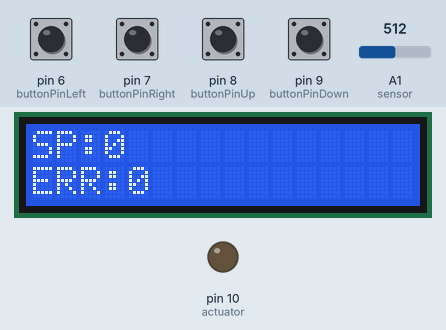
Recording of a sketch running on a simulated Arduino Uno, built with avr-gcc and run on an emulated ATmega328P. On the bench: 16×2 character LCD, output pins drawn as LEDs (lit = HIGH). The test bench sets the inputs (shaded band); at power-on: pin 6 (buttonPinLeft), pin 7 (buttonPinRight), pin 8 (buttonPinUp), pin 9 (buttonPinDown) HIGH, A1 (sensor) = 512. What the sketch prints to the serial monitor is not drawn.

Above: at 1.2 s.
1.3 s: A1 (sensor) set to 0
4.3 s: pin 9 (buttonPinDown) pulled LOW for 0.15 s
At 5.1 s:
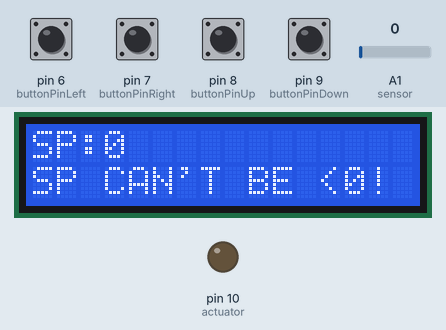
6.8 s: pin 7 (buttonPinRight) pulled LOW for 0.15 s
At 7.8 s:
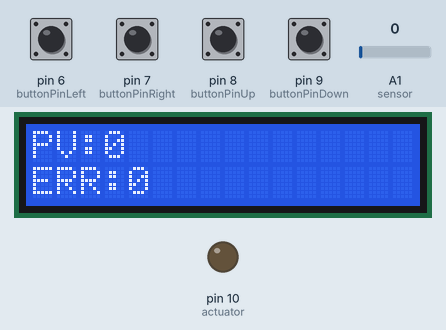
9.9 s: pin 7 (buttonPinRight) pulled LOW for 1 s
At 10.3 s:
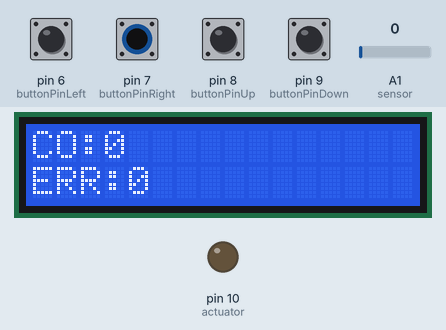
12.4 s: pin 7 (buttonPinRight) pulled LOW for 0.15 s
At 13.6 s:
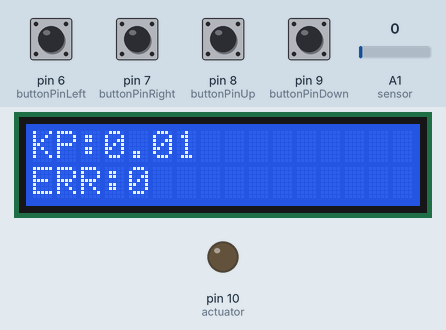
14.0 s: pin 9 (buttonPinDown) pulled LOW for 1 s
At 14.5 s:
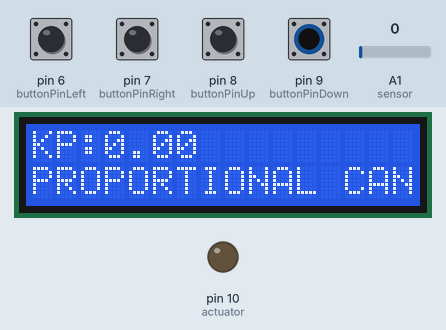
Timing chart, 0 to 17.0 s (numbered marks = the images above; inputs shaded):
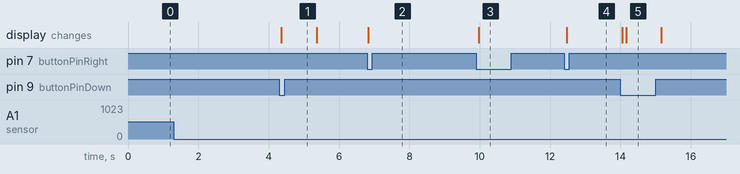

Measured:
- after the input at 1.3 s, every drawn part: stays the same
- after the input at 4.3 s, the display: changes after 0.06 s (image 1)
- after the input at 6.8 s, the display: changes at once (image 2)
- after the input at 9.9 s, the display: changes after 0.07 s (image 3)
- after the input at 12.4 s, the display: changes after 0.08 s (image 4)
- after the input at 14.0 s, the display: first changes after 0.06 s (image 5 shows a later state)

The sketch:

PI_control_V3__tuned__FINAL_LIA.ino
```cpp
#include <LiquidCrystal.h>  //include the LiquidCrystal library for LCD control

// Sensor and actuator pins
int sensor = A1; // assign analog pin A1 for the sensor
int actuator = 10;

// Variables for storing sensor readings, control output and set points.
int PV = 0; // Process Variable, current reading from the LDR sensor.
int setPoint = 0; // Desired sensor value.
int CO = 0; // Control output, the output of the PID controller.
int error = 0; // Difference between setPoint and PV.

// Proportional and Integral gains for the PID controller.
float pGain = 0.01; // Proportional gain.
float iGain = 0.05; // Integral gain.

int integralAction; // Variable to hold the value of integral part of PID controller.
unsigned long previousMillis = 0; // Time at the previous check.
const long interval = 100; // Minimum time between PID calculations in milliseconds.
unsigned long currentMillis = 0; // Current time in milliseconds.

// Pin numbers for push buttons.
const int buttonPinLeft = 6;
const int buttonPinRight = 7;
const int buttonPinUp = 8;
const int buttonPinDown = 9;

// Variables to store the state of buttons and the time they were last pressed.
bool buttonStateLeft, lastButtonStateLeft, buttonStateRight, lastButtonStateRight, buttonStateUp, lastButtonStateUp, buttonStateDown, lastButtonStateDown = false;
unsigned long lastButtonPressLeft, lastButtonPressRight, lastButtonPressUp, lastButtonPressDown = 0;
const unsigned long debounceDelay = 50; // Delay to filter out button bounce in milliseconds.

// LCD page variable
int currentPage = 0;

// Pin numbers for LCD connection.
const int rs = 12, en = 11, d4 = 5, d5 = 4, d6 = 3, d7 = 2;
LiquidCrystal lcd(rs, en, d4, d5, d6, d7); // Create an LCD object.

void setup() {
  // put your setup code here, to run once:
  lcd.begin(16, 2); // Initialize the 16x2 LCD.
  pinMode(actuator, OUTPUT); // Set the actuator pin as output.
  Serial.begin(9600); // Begin serial communication at 9600 bps.

  // Set all button pins as inputs with internal pull-up resistors.
  pinMode(buttonPinLeft, INPUT_PULLUP);
  pinMode(buttonPinRight, INPUT_PULLUP);
  pinMode(buttonPinUp, INPUT_PULLUP);
  pinMode(buttonPinDown, INPUT_PULLUP);
}

void loop() {
  // put your main code here, to run repeatedly:

  // Read the sensor value and store it in PV.
  PV = analogRead(sensor);

  // Get the current time.
  currentMillis = millis();

  // Perform PID calculations at regular intervals.
  if (currentMillis - previousMillis >= interval){
    previousMillis = currentMillis; // Update the time of last PID calculation.
    error = setPoint-PV; // Calculate the error.
    integralAction = (integralAction + error); // Calculate integral of the error.
    CO = ((pGain * error) /10)+ (iGain * integralAction); // Calculate control output.
  }

  // Limit the control output to 0-255.
  if (CO >255) {
    CO = 255;
  }
  if (CO < 0) {
    CO = 0;
  }
  // Ensure the error is non-negative
  if (error < 0){
    error = 0;
  }
  // Write the control output to the actuator
  analogWrite(actuator, CO);

/*Serial.print("SP = ");
Serial.print(setPoint);
Serial.print("\t CO = ");
Serial.print(CO);
Serial.print("\t     PV = ");
Serial.print(PV);
Serial.print("\tp Gain = ");
Serial.print(pGain);
Serial.print("\ti Gain = ");
Serial.print(iGain);
Serial.println();*/

  // Send setPoint, CO, PV, and pGain data to the serial plotter
  Serial.print(setPoint);     //BLUE
  Serial.print(",");
  Serial.print(CO);           //DARK ORANGE
  Serial.print(",");
  Serial.print(PV);           //GREEN
  Serial.print(",");
  Serial.println(pGain);        //LT ORANGE*/

  // Read button states and store them
  buttonStateLeft = digitalRead(buttonPinLeft);
  buttonStateRight = digitalRead(buttonPinRight);
  buttonStateUp = digitalRead(buttonPinUp);
  buttonStateDown = digitalRead(buttonPinDown);

  // Implement debounce logic and page control for the left button
  if (!buttonStateLeft && lastButtonStateLeft && (millis() - lastButtonPressLeft) > debounceDelay) {
    currentPage--;
    if (currentPage < 0) currentPage = 4;
    lastButtonPressLeft = millis();
  }
  lastButtonStateLeft = buttonStateLeft;

  // Implement debounce logic and page control for the right button
  if (!buttonStateRight && lastButtonStateRight && (millis() - lastButtonPressRight) > debounceDelay) {
    currentPage++;
    if (currentPage > 4) currentPage = 0;
    lastButtonPressRight = millis();
  }
  lastButtonStateRight = buttonStateRight;

  // Implement debounce logic and adjust setpoint or gains for the up button
  if (!buttonStateUp && (millis() - lastButtonPressUp) > debounceDelay) {
    if (currentPage == 0) {
      setPoint += 5; // Increase the setPoint when up button is pressed in page 0.
      // Display a message on the LCD if setPoint goes below 0.
      if (setPoint < 0) {
        setPoint = 0;
        lcd.setCursor(0, 1);
        lcd.print("SP can't be < 0!");
        delay(1000);
      }
    } else if (currentPage == 3) {
      pGain += 0.01; // Increase the pGain when up button is pressed in page 3.
      // Display a message on the LCD if pGain goes below 0.
      if (pGain < 0) {
        pGain = 0;
        lcd.setCursor(0, 1);
        lcd.print("PROPORTIONAL can't be < 0!");
        delay(1000);
      }
    } else if (currentPage == 4) {
      iGain += 0.01; // Increase the iGain when up button is pressed in page 4.
      // Display a message on the LCD if iGain goes below 0.
      if (iGain < 0) {
        iGain = 0;
        lcd.setCursor(0, 1);
        lcd.print("INTEGRAL CAN'T BE <0!");
        delay(1000);
      }
    }
    lastButtonPressUp = millis();
  }
  lastButtonStateUp = buttonStateUp;

  // Implement debounce logic and adjust setpoint or gains for the down button
  if (!buttonStateDown && (millis() - lastButtonPressDown) > debounceDelay) {
    if (currentPage == 0) {
      setPoint -= 5; // Decrease the setPoint when down button is pressed in page 0.
      // Display a message on the LCD if setPoint goes below 0
      if (setPoint < 0) {
        setPoint = 0;
        lcd.setCursor(0, 1);
        lcd.print("SP CAN'T BE <0!");
        delay(1000);
      }
    } else if (currentPage == 3) {
      pGain -= 0.01; // Decrease the pGain when down button is pressed in page 3.
      // Display a message on the LCD if pGain goes below 0.
      if (pGain < 0) {
        pGain = 0;
        lcd.setCursor(0, 1);
        lcd.print("PROPORTIONAL CAN'T BE <0!");
        delay(1000);
      }
    } else if (currentPage == 4) {
      iGain -= 0.01; // Decrease the iGain when down button is pressed in page 4.
      // Display a message on the LCD if iGain goes below 0.
      if (iGain < 0) {
        iGain = 0;
        lcd.setCursor(0, 1);
        lcd.print("INTEGRAL CAN'T BE <0!");
        delay(1000);
      }
    }
    lastButtonPressDown = millis();
  }
  lastButtonStateDown = buttonStateDown;

  // Clear the LCD screen and print new data based on the current page.
  lcd.clear();
  switch (currentPage) {
    case 0: // Page 0 displays the setPoint.
      lcd.setCursor(0, 0);
      lcd.print("SP:");
      lcd.print(setPoint);
      lcd.setCursor(0, 1);
      break;
    case 1: // Page 1 displays the PV.
      lcd.setCursor(0, 0);
      lcd.print("PV:");
      lcd.print(PV);
      break;
    case 2: // Page 2 displays the CO.
      lcd.setCursor(0, 0);
      lcd.print("CO:");
      lcd.print(CO);
      break;
    case 3: // Page 3 displays the proportional gain.
      lcd.setCursor(0, 0);
      lcd.print("KP:");
      lcd.print(pGain);
      lcd.setCursor(0, 1);
      break;
    case 4: // Page 4 displays the integral gain.
      lcd.setCursor(0, 0);
      lcd.print("KI:");
      lcd.print(iGain);
      lcd.setCursor(0, 1);
      break;
  }

  // Display the error at the bottom of all pages.
  lcd.setCursor(0, 1);
  lcd.print("ERR:");
  lcd.print(error);

  // Short delay to avoid screen flicker.
  delay(100);
}
```
